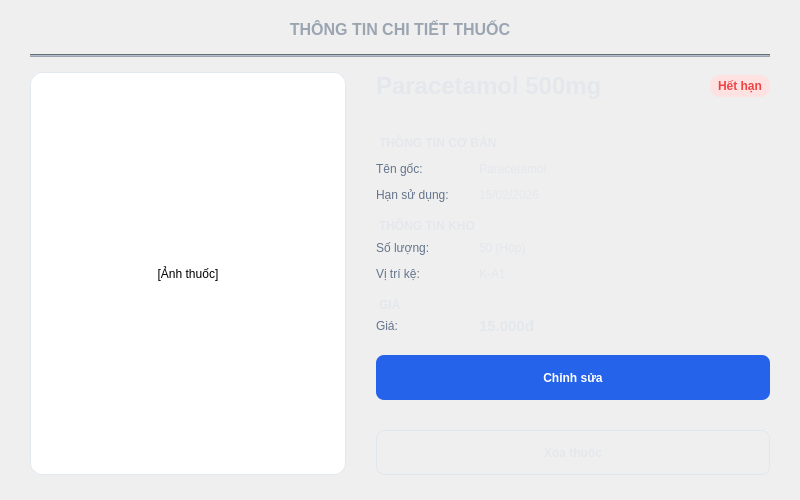
<?xml version="1.0" encoding="UTF-8"?>
<ui version="4.0">
 <class>dlg_medicine_detail</class>
 <widget class="QDialog" name="dlg_medicine_detail">
  <property name="windowModality">
   <enum>Qt::ApplicationModal</enum>
  </property>
  <property name="geometry">
   <rect>
    <x>0</x>
    <y>0</y>
    <width>800</width>
    <height>500</height>
   </rect>
  </property>
  <property name="minimumSize">
   <size>
    <width>800</width>
    <height>500</height>
   </size>
  </property>
  <property name="maximumSize">
   <size>
    <width>800</width>
    <height>500</height>
   </size>
  </property>
  <property name="windowTitle">
   <string>Thông tin chi tiết thuốc</string>
  </property>
  <property name="styleSheet">
   <string notr="true">background-color: rgb(39, 57, 71); 

QDialog {

           background-color: rgb(39, 57, 71);
           border-radius: 20px;
           border: 2px solid #E2E8F0;
       }
</string>
  </property>
  <layout class="QVBoxLayout" name="main_layout">
   <property name="spacing">
    <number>15</number>
   </property>
   <property name="leftMargin">
    <number>30</number>
   </property>
   <property name="topMargin">
    <number>20</number>
   </property>
   <property name="rightMargin">
    <number>30</number>
   </property>
   <property name="bottomMargin">
    <number>25</number>
   </property>
   <item>
    <widget class="QLabel" name="lbl_header_title">
     <property name="styleSheet">
      <string notr="true">font-weight: bold; color: #9AA5B1; font-size: 16px;</string>
     </property>
     <property name="text">
      <string>THÔNG TIN CHI TIẾT THUỐC</string>
     </property>
     <property name="alignment">
      <set>Qt::AlignCenter</set>
     </property>
    </widget>
   </item>
   <item>
    <widget class="Line" name="line_separator">
     <property name="styleSheet">
      <string notr="true">background-color: #9AA5B1;
</string>
     </property>
     <property name="orientation">
      <enum>Qt::Horizontal</enum>
     </property>
    </widget>
   </item>
   <item>
    <layout class="QHBoxLayout" name="layout_body" stretch="4,5">
     <property name="spacing">
      <number>30</number>
     </property>
     <item>
      <widget class="QLabel" name="lbl_medicine_image">
       <property name="minimumSize">
        <size>
         <width>300</width>
         <height>300</height>
        </size>
       </property>
       <property name="styleSheet">
        <string notr="true">border: 1px solid #E2E8F0; border-radius: 12px; background-color: #FFFFFF;</string>
       </property>
       <property name="text">
        <string>[Ảnh thuốc]</string>
       </property>
       <property name="alignment">
        <set>Qt::AlignCenter</set>
       </property>
      </widget>
     </item>
     <item>
      <layout class="QVBoxLayout" name="layout_info">
       <item>
        <layout class="QHBoxLayout" name="layout_name_status">
         <item>
          <widget class="QLabel" name="lbl_detail_name">
           <property name="styleSheet">
            <string notr="true">font-size: 24px; font-weight: bold; color: #E4E7EB;</string>
           </property>
           <property name="text">
            <string>Paracetamol 500mg</string>
           </property>
          </widget>
         </item>
         <item>
          <widget class="QLabel" name="lbl_status_tag">
           <property name="sizePolicy">
            <sizepolicy hsizetype="Maximum" vsizetype="Maximum">
             <horstretch>0</horstretch>
             <verstretch>0</verstretch>
            </sizepolicy>
           </property>
           <property name="styleSheet">
            <string notr="true">background-color: #FEE2E2; color: #EF4444; padding: 4px 8px; border-radius: 10px; font-size: 12px; font-weight: bold;</string>
           </property>
           <property name="text">
            <string>Hết hạn</string>
           </property>
           <property name="alignment">
            <set>Qt::AlignCenter</set>
           </property>
          </widget>
         </item>
        </layout>
       </item>
       <item>
        <layout class="QFormLayout" name="form_info">
         <property name="verticalSpacing">
          <number>15</number>
         </property>
         <item row="0" column="0" colspan="2">
          <widget class="QLabel" name="lbl_section_basic">
           <property name="minimumSize">
            <size>
             <width>0</width>
             <height>20</height>
            </size>
           </property>
           <property name="styleSheet">
            <string notr="true">font-weight: bold; color: #E4E7EB; margin-top: 5px;</string>
           </property>
           <property name="text">
            <string>THÔNG TIN CƠ BẢN</string>
           </property>
          </widget>
         </item>
         <item row="1" column="0">
          <widget class="QLabel" name="label_static_1">
           <property name="minimumSize">
            <size>
             <width>0</width>
             <height>25</height>
            </size>
           </property>
           <property name="styleSheet">
            <string notr="true">color: #64748B;</string>
           </property>
           <property name="text">
            <string>Tên gốc:</string>
           </property>
          </widget>
         </item>
         <item row="1" column="1">
          <widget class="QLabel" name="lbl_data_generic_name">
           <property name="minimumSize">
            <size>
             <width>0</width>
             <height>25</height>
            </size>
           </property>
           <property name="styleSheet">
            <string notr="true">color: #E4E7EB;</string>
           </property>
           <property name="text">
            <string>Paracetamol</string>
           </property>
          </widget>
         </item>
         <item row="2" column="0">
          <widget class="QLabel" name="label_static_2">
           <property name="minimumSize">
            <size>
             <width>0</width>
             <height>25</height>
            </size>
           </property>
           <property name="styleSheet">
            <string notr="true">color: #64748B;</string>
           </property>
           <property name="text">
            <string>Hạn sử dụng:</string>
           </property>
          </widget>
         </item>
         <item row="2" column="1">
          <widget class="QLabel" name="lbl_data_expiry">
           <property name="minimumSize">
            <size>
             <width>0</width>
             <height>25</height>
            </size>
           </property>
           <property name="styleSheet">
            <string notr="true">color: #E4E7EB</string>
           </property>
           <property name="text">
            <string>15/02/2026</string>
           </property>
          </widget>
         </item>
         <item row="4" column="0">
          <widget class="QLabel" name="label_static_3">
           <property name="minimumSize">
            <size>
             <width>0</width>
             <height>25</height>
            </size>
           </property>
           <property name="styleSheet">
            <string notr="true">color: #64748B;</string>
           </property>
           <property name="text">
            <string>Số lượng:</string>
           </property>
          </widget>
         </item>
         <item row="4" column="1">
          <widget class="QLabel" name="lbl_data_quantity">
           <property name="minimumSize">
            <size>
             <width>0</width>
             <height>25</height>
            </size>
           </property>
           <property name="styleSheet">
            <string notr="true">color: #E4E7EB;</string>
           </property>
           <property name="text">
            <string>50 (Hộp)</string>
           </property>
          </widget>
         </item>
         <item row="5" column="0">
          <widget class="QLabel" name="label_static_4">
           <property name="minimumSize">
            <size>
             <width>0</width>
             <height>25</height>
            </size>
           </property>
           <property name="styleSheet">
            <string notr="true">color: #64748B;</string>
           </property>
           <property name="text">
            <string>Vị trí kệ:</string>
           </property>
          </widget>
         </item>
         <item row="5" column="1">
          <widget class="QLabel" name="lbl_data_shelf">
           <property name="minimumSize">
            <size>
             <width>0</width>
             <height>25</height>
            </size>
           </property>
           <property name="styleSheet">
            <string notr="true">color: #E4E7EB;</string>
           </property>
           <property name="text">
            <string>K-A1</string>
           </property>
          </widget>
         </item>
         <item row="6" column="0" colspan="2">
          <widget class="QLabel" name="lbl_section_price">
           <property name="minimumSize">
            <size>
             <width>0</width>
             <height>25</height>
            </size>
           </property>
           <property name="styleSheet">
            <string notr="true">font-weight: bold; color: #E4E7EB; margin-top: 10px;</string>
           </property>
           <property name="text">
            <string>GIÁ</string>
           </property>
          </widget>
         </item>
         <item row="7" column="0">
          <widget class="QLabel" name="label_static_5">
           <property name="minimumSize">
            <size>
             <width>0</width>
             <height>25</height>
            </size>
           </property>
           <property name="styleSheet">
            <string notr="true">color: #64748B;</string>
           </property>
           <property name="text">
            <string>Giá:</string>
           </property>
          </widget>
         </item>
         <item row="7" column="1">
          <widget class="QLabel" name="lbl_data_price">
           <property name="minimumSize">
            <size>
             <width>0</width>
             <height>25</height>
            </size>
           </property>
           <property name="styleSheet">
            <string notr="true">font-weight: bold; color: #E4E7EB; font-size: 15px;</string>
           </property>
           <property name="text">
            <string>15.000đ</string>
           </property>
          </widget>
         </item>
         <item row="3" column="0" colspan="2">
          <widget class="QLabel" name="lbl_section_stock">
           <property name="minimumSize">
            <size>
             <width>0</width>
             <height>25</height>
            </size>
           </property>
           <property name="styleSheet">
            <string notr="true">font-weight: bold; color: #E4E7EB; margin-top: 10px;</string>
           </property>
           <property name="text">
            <string>THÔNG TIN KHO</string>
           </property>
          </widget>
         </item>
        </layout>
       </item>
       <item>
        <spacer name="spacer_bottom">
         <property name="orientation">
          <enum>Qt::Vertical</enum>
         </property>
         <property name="sizeHint" stdset="0">
          <size>
           <width>20</width>
           <height>10</height>
          </size>
         </property>
        </spacer>
       </item>
       <item>
        <widget class="QPushButton" name="btn_primary">
         <property name="sizePolicy">
          <sizepolicy hsizetype="Minimum" vsizetype="Fixed">
           <horstretch>0</horstretch>
           <verstretch>0</verstretch>
          </sizepolicy>
         </property>
         <property name="minimumSize">
          <size>
           <width>0</width>
           <height>45</height>
          </size>
         </property>
         <property name="styleSheet">
          <string notr="true">background-color: #2563EB; color: white; border-radius: 8px; font-weight: bold;</string>
         </property>
         <property name="text">
          <string>Chỉnh sửa</string>
         </property>
        </widget>
       </item>
       <item>
        <widget class="QPushButton" name="btn_secondary">
         <property name="sizePolicy">
          <sizepolicy hsizetype="Minimum" vsizetype="Fixed">
           <horstretch>0</horstretch>
           <verstretch>0</verstretch>
          </sizepolicy>
         </property>
         <property name="minimumSize">
          <size>
           <width>0</width>
           <height>45</height>
          </size>
         </property>
         <property name="styleSheet">
          <string notr="true">color: #E4E7EB; border: 1px solid #E0E6ED; border-radius: 8px; font-weight: bold;</string>
         </property>
         <property name="text">
          <string>Xóa thuốc</string>
         </property>
        </widget>
       </item>
      </layout>
     </item>
    </layout>
   </item>
  </layout>
 </widget>
 <resources/>
 <connections/>
</ui>
